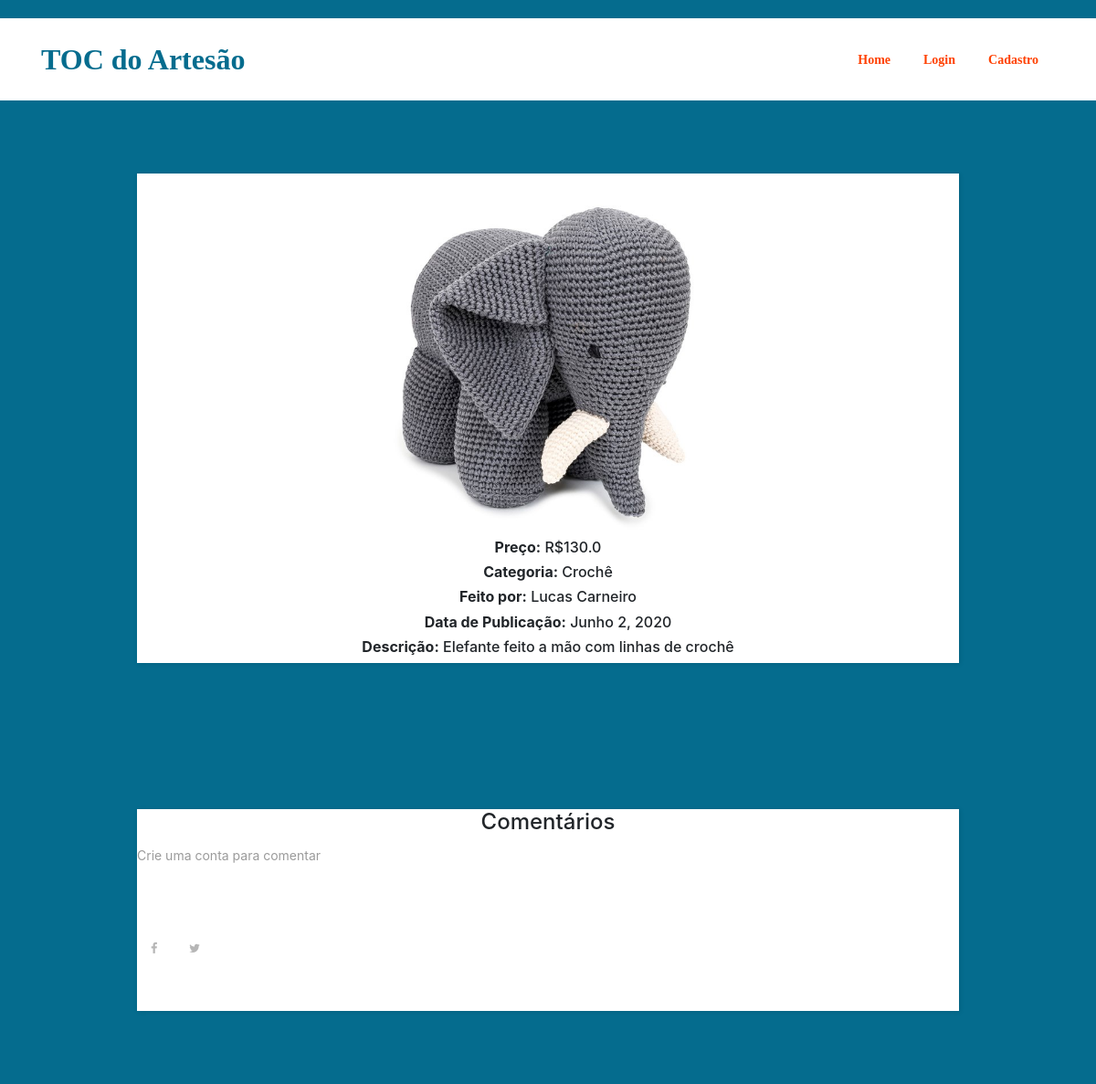
/1, run on an earlier commit of the app's database.
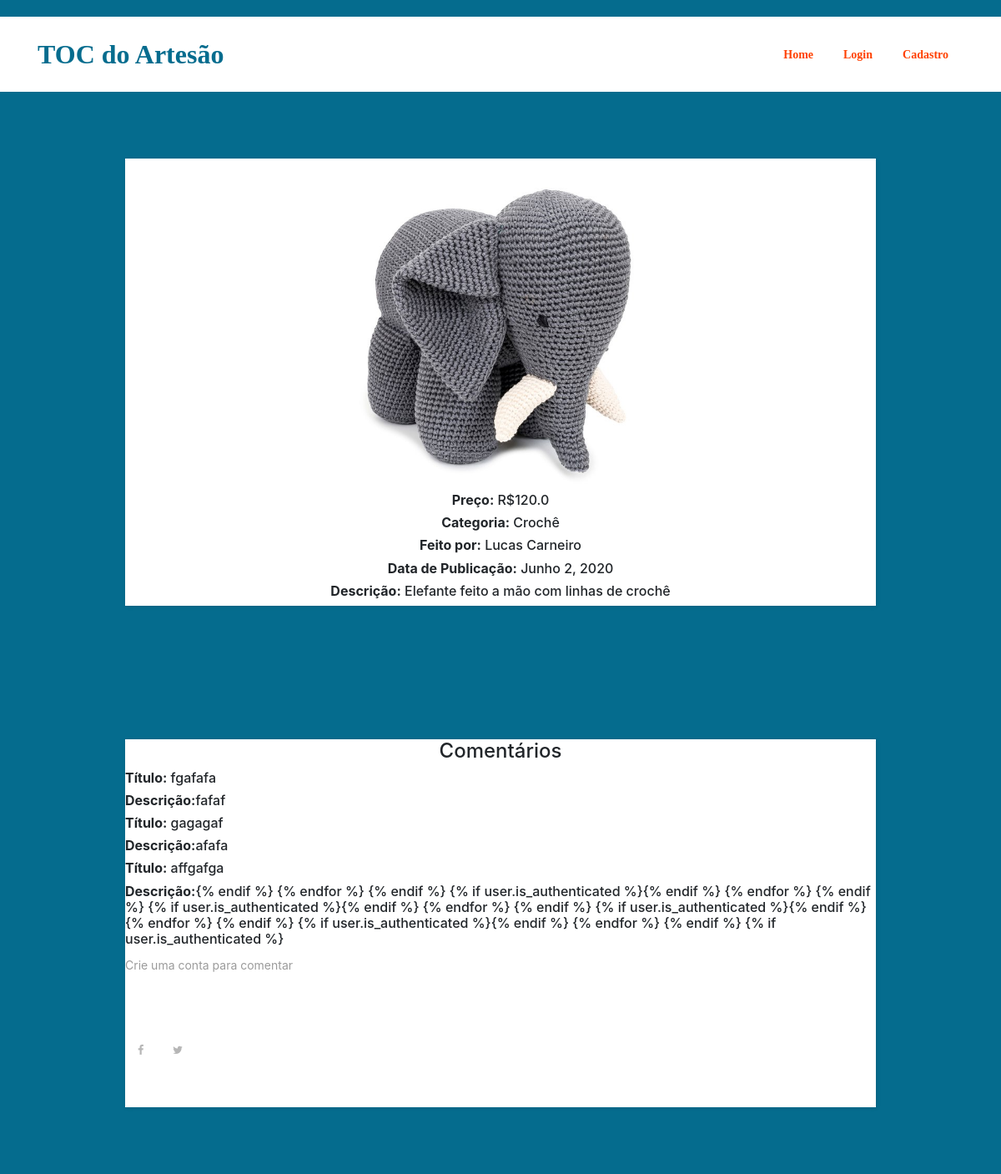
And on a later commit of the database.
### publicacao/models.py (models this page shows, shortened)
class Publicacao(models.Model):
    usuario = models.ForeignKey(Usuario, on_delete=models.CASCADE)
    nome_publicacao = models.CharField(max_length=200)
    descricao = models.TextField()
    categoria = models.CharField(max_length=100)
    preco = models.FloatField()
    data_publicacao = models.DateField(default=datetime.now, blank=True)
    publicada = models.BooleanField(default=False)
    foto_publicacao = models.ImageField(upload_to='fotos/%d/%m/%Y', blank = True)

class Comentario(models.Model):
    publicacao = models.ForeignKey(Publicacao, on_delete=models.CASCADE)
    usuario = models.ForeignKey(Usuario, on_delete=models.CASCADE)
    titulo = models.CharField(max_length=100)
    descricao = models.TextField()

### user/models.py (models this page shows)
class Usuario(models.Model):
    user = models.OneToOneField(User, on_delete=models.CASCADE)
    nome = models.CharField(max_length=200)
    data_nascimento = models.DateField(null=True)
    estado = models.CharField(max_length=30)
    cidade = models.CharField(max_length=100)
    email = models.CharField(max_length=100)
    telefone= models.CharField(max_length=20, blank=True)
    site = models.CharField(max_length=20, blank=True)
    sobre = models.TextField()
    foto_usuario = models.ImageField(upload_to='fotos_usuario/%d/%m/%Y', blank = True)
    info = models.BooleanField(default=False)
    def __str__(self):
        return "%s" % self.nome

### publicacao/views.py (the view)
# urls.py: path('', include('publicacao.urls')),
def publicacao(request, publicacao_id):
    publicacoes = get_object_or_404(Publicacao, pk=publicacao_id) #Pega o Objeto ou dá erro 404
    comentarios = Comentario.objects.filter(publicacao=publicacao_id)
    publicacoes_a_exibir = {
        'publicacoes': publicacoes,
        'comentarios': comentarios
    }
    return render(request,"publicacao.html", publicacoes_a_exibir)

### templates/publicacao.html (shortened to what this page needs)
{% extends 'base.html' %}
{% load static %}
{% block content %}
{% include 'partials/_menu.html' %}
<div class="register-photo" align="center">
    <div class="form-container">
        {% if publicacoes.foto_publicacao == '' %}
        <img class="img-fluid" src="{% static 'img/bg-img/foto_publicacao.png' %}" alt="">
        {% else %}
        <img width="400" height="400" class="img-fluid" src="{{ publicacoes.foto_publicacao.url }}" alt="">
        <h6><b>Preço:</b> R${{ publicacoes.preco }}</h6>
        <h6><b>Categoria:</b> {{ publicacoes.categoria }}</h6>
        <h6><b>Feito por:</b> {{ publicacoes.usuario }}</h6>
        <h6><b>Data de Publicação:</b> {{ publicacoes.data_publicacao }}</h6>
        <h6><b>Descrição:</b> {{ publicacoes.descricao }}</h6>
    </div>
    {% endif %}
</div>
<div class="register-photo">
    <div class="form-container">
        <h4 align="center">Comentários </h4>
        {% if comentarios %}
        {% for comentario in comentarios %}
        <h6><b>Título:</b> {{ comentario.titulo}}</h6>
        <h6><b>Descrição:</b>{{ comentario.descricao }}</h6>
        {% endfor %}
        {% endif %}
        {% if user.is_authenticated %}
    </div>
</div>
<div class="register-photo">
    <div class="form-container">
        <form action="{% url 'cadastra_comentario' publicacoes.id %}" method="post"
              enctype="multipart/form-data">
            {% csrf_token %}
            <div class="col-12 col-lg-12">
                <label for="nome_publicacao"><b>Título do comentário:</b></label>
                <input type="text" id="titulo_comentario" class="form-control" name="titulo_comentario">
            </div>
            <div class="col-12">
                <label for="file"><b>Seu comentário:</b></label>
                <textarea class="form-control" name="comentario"></textarea>
                <button type="submit" class="btn btn-success">Enviar</button>
            </div>
        </form>
    </div>
</div>
{% else %}
<p>Crie uma conta para comentar</p>
{% endif %}
{% include 'partials/_footer.html' %}
{% endblock %}

What changed in the data, as far as the page shows it:
changed Publicacao "Crochê": preco "130.0" → "120.0"
added Comentario: titulo "fgafafa", descricao "fafaf"
added Comentario: titulo "gagagaf", descricao "afafa"
added Comentario: titulo "affgafga", descricao "{% endif %} {% endfor %} {% endif %} {% if user.is_authenticated %}{% endif %} {% endfor %} {% endif %} {% if user.is_authenticated %}{% endif %} {% endfor %} {% endif %} {% if user.is_authenticated %}{% endif %} {% endfor %} {% endif %} {% if user.is_authenticated %}{% endif %} {% endfor %} {% endif %} {% if user.is_authenticated %}"
